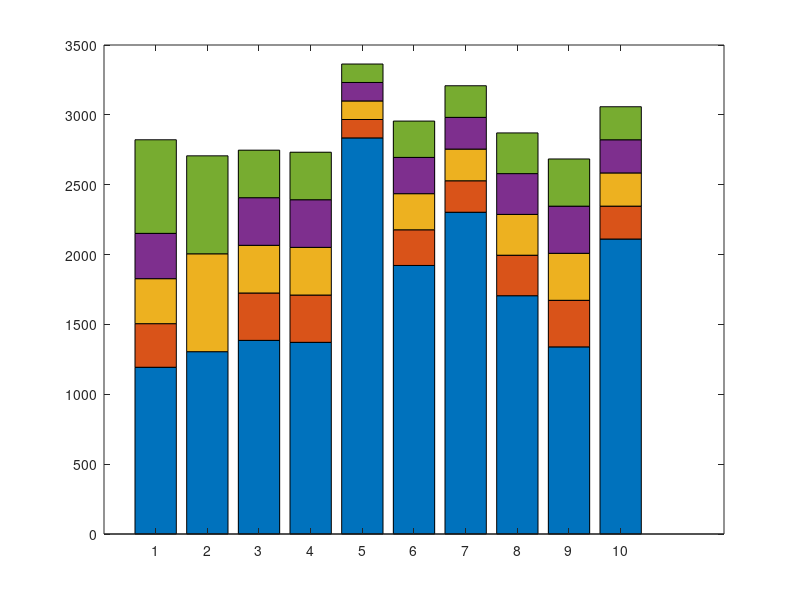

This chart was generated by the following MATLAB code: (Note: this script raises an error after producing the figure.)
% Clear workspace
clc;
clear;
close all;

% --- DATA DEFINITION ---
% Rows: Logic types (EAL1 to EAL9 + PAL)
% Columns: Bit Widths (4-bit, 5-bit, 6-bit, 7-bit, 8-bit)
SP_Values = [
    2821.740, 2151.792, 1827.585, 1505.585, 1193.454;   % EAL1
    2706.819, 0.0,      2005.642, 0.0,      1305.074;   % EAL2
    2747.262, 2407.259, 2066.307, 1725.002, 1385.961;   % EAL3
    2732.585, 2392.582, 2051.630, 1710.325, 1371.824;   % EAL4
    3363.841, 3231.841, 3099.630, 2966.834, 2835.141;   % EAL5
    2955.500, 2695.500, 2435.966, 2177.492, 1922.093;   % EAL6
    3208.412, 2982.026, 2755.057, 2528.298, 2302.996;   % EAL7
    2870.706, 2579.604, 2287.563, 1995.469, 1705.639;   % EAL8
    2684.253, 2346.548, 2009.107, 1672.724, 1339.417;   % EAL9
    3058.122, 2821.740, 2584.407, 2346.723, 2111.302    % PAL
];

logicNames = {'EAL1', 'EAL2', 'EAL3', 'EAL4', 'EAL5', 'EAL6', 'EAL7', 'EAL8', 'EAL9', 'PAL'};

% --- DATA PROCESSING (INCREMENTAL LOGIC) ---
% 1. Reverse Columns: 8-bit (Smallest/Bottom) -> 4-bit (Largest/Top)
Filled_Values = fliplr(SP_Values);

% 2. Fill missing 0 values (Gap Filling)
for i = 1:size(Filled_Values, 1)
    for j = 2:size(Filled_Values, 2)
        if Filled_Values(i, j) == 0
            Filled_Values(i, j) = Filled_Values(i, j-1);
        end
    end
end

% 3. Calculate Incremental Differences
%    (Next Layer - Previous Layer)
Plot_Data = zeros(size(Filled_Values));
Plot_Data(:, 1) = Filled_Values(:, 1); % Base (8-bit)
for j = 2:size(Filled_Values, 2)
    diff = Filled_Values(:, j) - Filled_Values(:, j-1);
    % Clamp negative differences to 0 to prevent graph errors
    Plot_Data(:, j) = max(diff, 0); 
end

% --- PLOTTING ---
figure('Position', [100, 100, 1400, 800], 'Color', 'w'); 

x = 1:size(Plot_Data, 1);
b = bar(x, Plot_Data, 'stacked');

% --- STYLING ---
barWidth = 0.5; 
for i = 1:length(b)
    b(i).BarWidth = barWidth;
end

% --- COLORS (Stack Order) ---
% 1 (Bottom): 8-bit (Green) ... 5 (Top): 4-bit (Blue)
customColors = [
    0.47, 0.67, 0.19;  % 1: 8-bit (Green) - BOTTOM
    0.49, 0.18, 0.56;  % 2: 7-bit (Purple)
    0.93, 0.69, 0.13;  % 3: 6-bit (Yellow)
    0.85, 0.33, 0.10;  % 4: 5-bit (Orange)
    0.00, 0.45, 0.74   % 5: 4-bit (Blue)  - TOP
];

for i = 1:length(b)
    b(i).FaceColor = customColors(i,:);
end

% --- AXES SETTINGS ---
% Calculate Max Y based on Filled_Values (Total Height)
max_y = max(max(Filled_Values));

% Increase Y-limit to create empty space at top-left for the legend
ylim([0, max_y * 1.35]); 

set(gca, 'XTick', x);
set(gca, 'XTickLabel', logicNames);
set(gca, 'FontSize', 11);
set(gca, 'XColor', 'k', 'YColor', 'k'); 
set(gca, 'Color', 'w');                 

xlabel('Approximation Logic', 'FontSize', 12, 'FontWeight', 'bold', 'Color', 'k');
ylabel('Switching Power (nW)', 'FontSize', 12, 'FontWeight', 'bold', 'Color', 'k');
title('Switching Power', 'FontSize', 14, 'FontWeight', 'bold', 'Color', 'k');

% --- REMOVE GRID ---
grid off;

% --- PROFESSIONAL COMPACT LEGEND BOX ---
legend_rows = {'4-bit', '5-bit', '6-bit', '7-bit', '8-bit'};

% Legend Coordinates (Top-Left Area)
box_x = 0.6;                 
box_y = max_y * 1.32;        
box_w = 2.9;                 % Wide enough to fit everything
box_h = max_y * 0.22;        

% Draw Boundary
rectangle('Position', [box_x, box_y - box_h, box_w, box_h], ...
    'EdgeColor', 'k', 'LineWidth', 0.8, 'FaceColor', 'none'); 

% Spacing
start_x = box_x + 0.1;        
start_y = box_y - (max_y * 0.025);         
row_spacing = max_y * 0.04;   
patch_width = 0.25;            
patch_height = max_y * 0.02;  
gap_small = 0.05;              
label_offset = 0.6;           

% Draw Legend Items
for k = 1:5
    current_y = start_y - ((k-1) * row_spacing);
    current_x = start_x;
    
    % Label
    text(current_x, current_y, [legend_rows{k} ':'], ...
        'FontSize', 12, 'FontWeight', 'bold', 'Color', 'k', ...
        'VerticalAlignment', 'middle', 'HorizontalAlignment', 'left');
    
    current_x = current_x + label_offset;
    
    % Open Bracket
    text(current_x, current_y, '(', ...
        'FontSize', 12, 'FontWeight', 'bold', 'Color', 'k', ...
        'VerticalAlignment', 'middle', 'HorizontalAlignment', 'center');
    
    current_x = current_x + 0.1;
    
    % Draw Patches
    layers_to_draw = 6 - k; 
    
    for layer = 1:layers_to_draw
        rectangle('Position', [current_x, current_y - (patch_height/2), patch_width, patch_height], ...
            'FaceColor', customColors(layer, :), ...
            'EdgeColor', 'k', 'LineWidth', 0.5);
        
        current_x = current_x + patch_width + gap_small;
        
        % '+' Sign
        if layer < layers_to_draw
             text(current_x, current_y, '+', ...
                'FontSize', 6, 'FontWeight', 'bold', 'Color', 'k', ...
                'VerticalAlignment', 'middle', 'HorizontalAlignment', 'center');
             current_x = current_x + gap_small + 0.05;
        end
    end
    
    % Closing Bracket
    text(current_x + 0.05, current_y, ')', ...
        'FontSize', 12, 'FontWeight', 'bold', 'Color', 'k', ...
        'VerticalAlignment', 'middle', 'HorizontalAlignment', 'left');
end

% --- ADDING TEXT LABELS ---
original_flipped = fliplr(SP_Values);
cumulative_stack = cumsum(Plot_Data, 2); 

for i = 1:size(Plot_Data, 1) % Rows
    for j = 1:size(Plot_Data, 2) % Columns
        
        val_original = original_flipped(i, j);
        val_position = cumulative_stack(i, j); 
        
        if val_original > 0
            % Text at the TOP BOUNDARY
            y_pos = val_position;
            x_pos = i + (barWidth / 2) + 0.02; 
            
            % Using %.2f for decimals
            txt_str = sprintf('%.2f', val_original);
            
            text(x_pos, y_pos, txt_str, ...
                'FontSize', 9, ...           
                'Color', 'r', ...            
                'FontWeight', 'bold', ...
                'HorizontalAlignment', 'left', ...
                'VerticalAlignment', 'middle'); 
        end
    end
end
